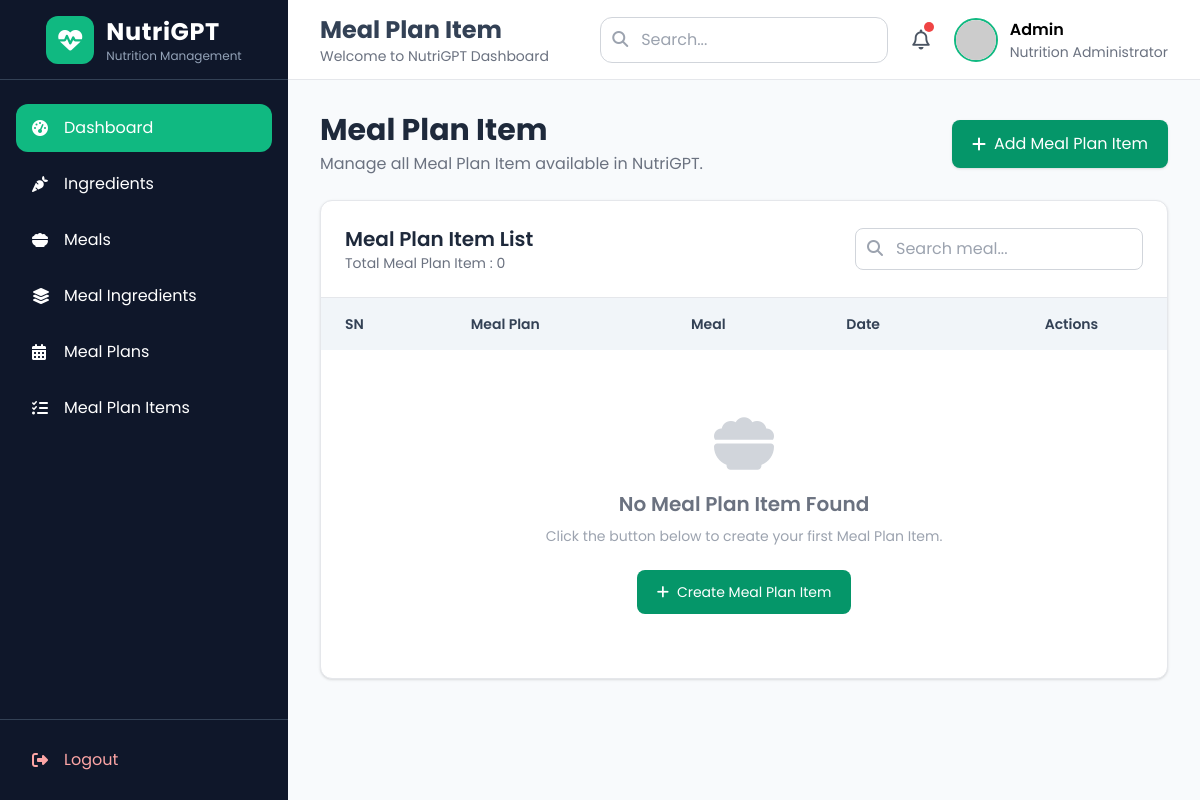
The app's page /meal/MealPlanItem/, older data.
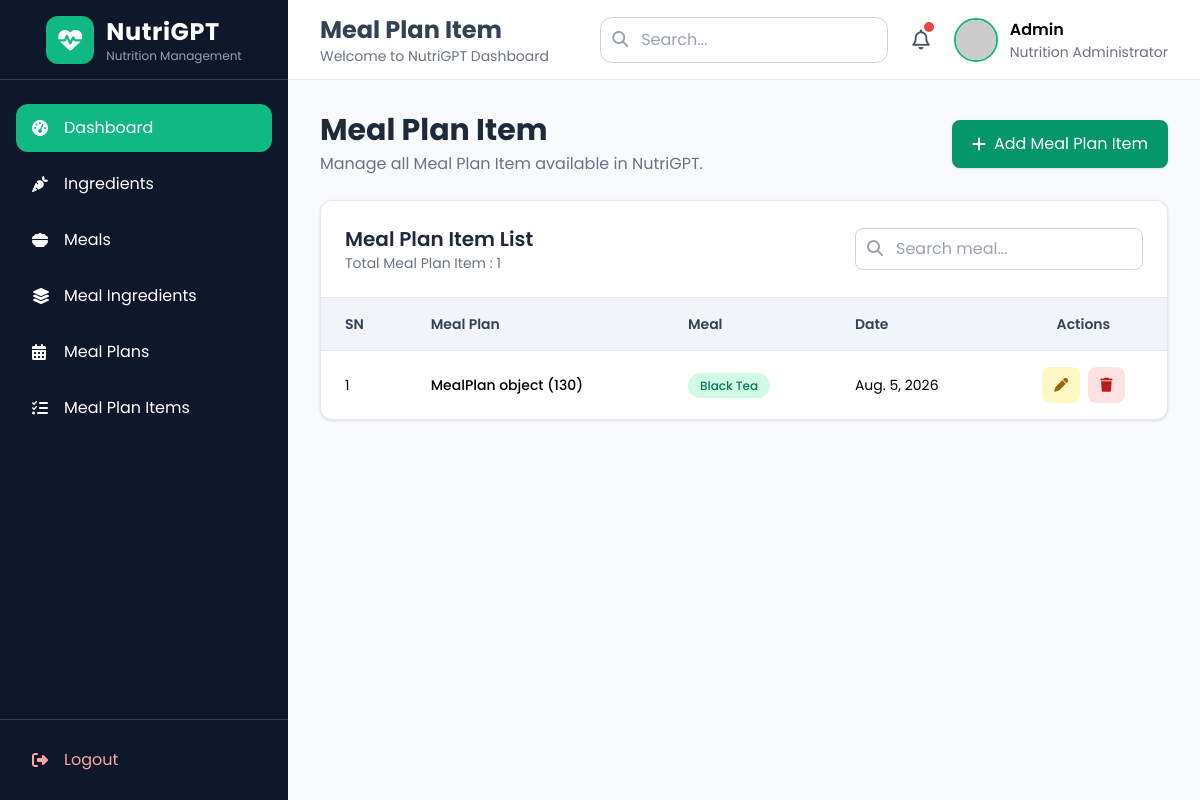
The same page, newer data.
### meals/models.py (models this page shows, shortened)
class MealPlanItems(models.Model):
    meal_plan = models.ForeignKey(MealPlan, on_delete=models.CASCADE)
    meal = models.ForeignKey(Meal, on_delete=models.CASCADE)
    date = models.DateField()
    class Meta:
        db_table = 'meal plane itmes'

class MealPlan(models.Model):
    user = models.ForeignKey(User, on_delete=models.CASCADE, related_name='user_mealplan')
    title = models.CharField(max_length=30, blank=True)
    start_date = models.DateField()
    end_date = models.DateField()
    generated_by_ai = models.BooleanField(default=False)
    created_at = models.DateTimeField(auto_now_add=True)
    updated_at = models.DateTimeField(auto_now=True)
    class Meta:
        db_table = 'meal plan'

class Meal(models.Model):
    name = models.CharField(max_length=30)
    meal_type = models.CharField(max_length=20, choices=MealType.choices)
    description = models.TextField(null=True, blank=True)
    prepare_time = models.PositiveIntegerField(help_text='Enter time in minetus')
    class Meta:
        db_table = 'meal'
    def __str__(self):
        return self.name

### meals/views.py (the view)
# urls.py: path('MealPlanItem/', MealPlanItemsListView.as_view(), name = 'MealPlanItem-list'),
class MealPlanItemsListView(ListView):
    model = MealPlanItems
    paginate_by = 10
    template_name = 'mealplanitem/list.html'
    context_object_name = 'MealPlanItems'

### meals/templates/mealplanitem/list.html (shortened to what the changed rows need)
{% extends "home/base.html" %}
{% block page_title %}Meal Plan Item{% endblock %}
{% block content %}
<div class="space-y-6">
    <div class="flex flex-col md:flex-row md:items-center md:justify-between gap-4">
        <div>
            <h1 class="text-3xl font-bold text-slate-800">
                Meal Plan Item
            </h1>
        </div>
    </div>
    <div class="bg-white rounded-xl shadow border border-gray-200">
        <div class="flex flex-col md:flex-row md:items-center md:justify-between gap-4 p-6 border-b">
            <div>
                <h2 class="text-xl font-semibold text-slate-800">
                    Meal Plan Item List
                </h2>
                <p class="text-sm text-gray-500">
                    Total Meal Plan Item : {{ page_obj.paginator.count }}
                </p>
            </div>
        </div>
        <div class="overflow-x-auto">
            <table class="min-w-full text-sm">
                <thead class="bg-slate-100 text-slate-700">
                    <tr>
                        <th class="px-6 py-4 text-left font-semibold">
                            SN
                        </th>
                        <th class="px-6 py-4 text-left font-semibold">
                            Meal Plan
                        </th>
                        <th class="px-6 py-4 text-left font-semibold">
                            Meal
                        </th>
                        <th class="px-6 py-4 text-left font-semibold">
                            Date
                        </th>
                        <th class="px-6 py-4 text-center font-semibold">
                            Actions
                        </th>
                    </tr>
                </thead>
                <tbody>
                {% for Ingredient in MealPlanItems %}
                    <tr class="border-t hover:bg-slate-50">
                        <td class="px-6 py-4">
                            {{ page_obj.start_index|add:forloop.counter0 }}
                        </td>
                        <td class="px-6 py-4 font-medium">
                            {{ Ingredient.meal_plan }}
                        </td>
                        <td class="px-6 py-4">
                            <span class="px-3 py-1 rounded-full bg-emerald-100 text-emerald-700 text-xs font-medium">
                                {{ Ingredient.meal}}
                            </span>
                        </td>
                        <td class="px-6 py-4">
                            {{ Ingredient.date }}
                        </td>
                        <td class="px-6 py-4">
                            <div class="flex justify-center gap-2">
                                <a href="{% url 'MealPlanItem-update' Ingredient.pk %}"
                                   class="px-3 py-2 rounded-lg bg-yellow-100 text-yellow-700 hover:bg-yellow-200">
                                    <i class="fa-solid fa-pen"></i>
                                </a>
                                <a href="{% url 'MealPlanItem-delete' Ingredient.pk %}"
                                   class="px-3 py-2 rounded-lg bg-red-100 text-red-700 hover:bg-red-200">
                                    <i class="fa-solid fa-trash"></i>
                                </a>
                            </div>
                        </td>
                    </tr>
                {% empty %}
                    <tr>
                        <td colspan="6" class="py-16 text-center">
                            <div class="flex flex-col items-center">
                                <i class="fa-solid fa-bowl-food text-6xl text-gray-300 mb-4"></i>
                                <h3 class="text-xl font-semibold text-gray-500">
                                    No Meal Plan Item Found
                                </h3>
                                <p class="text-gray-400 mt-2">
                                    Click the button below to create your first Meal Plan Item.
                                </p>
                                <a href="{% url 'MealPlanItem-create' %}"
                                   class="mt-6 inline-flex items-center gap-2 bg-emerald-600 hover:bg-emerald-700 text-white px-5 py-3 rounded-lg">
                                    <i class="fa-solid fa-plus"></i>
                                    Create Meal Plan Item
                                </a>
                            </div>
                        </td>
                    </tr>
                {% endfor %}
                </tbody>
            </table>
        </div>
    </div>
</div>
{% endblock %}

Row changes from the older to the newer data that the page shows:
added MealPlanItems: start_index|add "1", meal_plan "MealPlan object (130)", meal "Black Tea", date "Aug. 5, 2026"
Text that changed along with them:
{{ page_obj.paginator.count }}: "0" → "1"
text no longer shown: "No Meal Plan Item Found Click the button below to create your first Meal Plan Item. Create Meal Plan Item"
